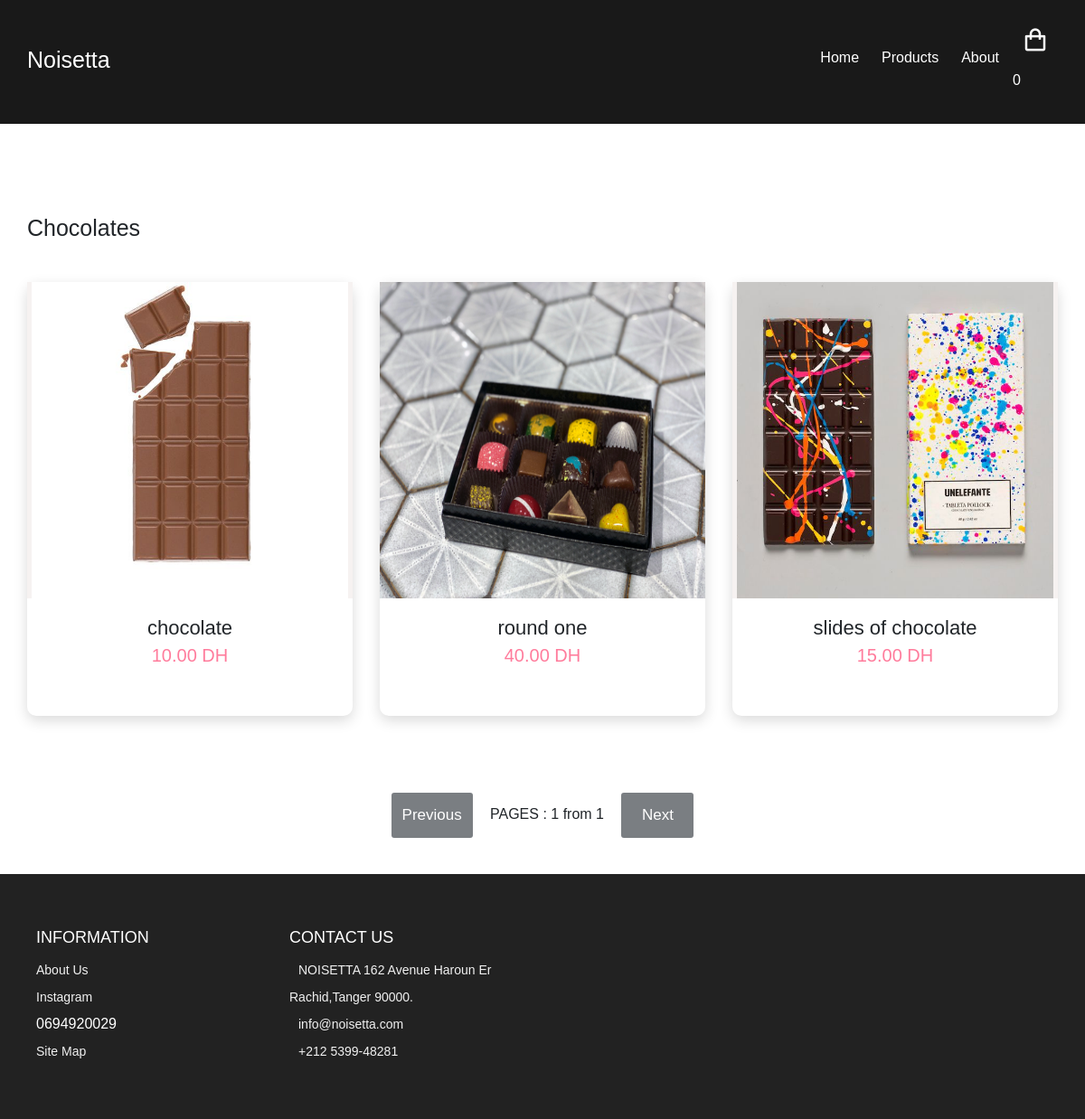
/chocolates/, run on the app's committed database.
### store/models.py (models this page shows, shortened)
class Product(models.Model):
    category = models.ForeignKey(Category,on_delete=models.SET_NULL,blank=True,null=True)
    category_name = models.CharField(max_length=100,null=True,blank=True)
    name = models.CharField(max_length=100,null=True)
    description = models.TextField(default="Good one to eat",blank=True,null=True)
    featured = models.BooleanField(default=False)
    price = models.DecimalField(max_digits=8,decimal_places=2)
    digital = models.BooleanField(default=False,blank=True,null=True)
    image = models.ImageField(null=True,blank=True)
    @property
    def imageURL(self):
        try:
            url = self.image.url
        except:
            url = ''
        return url

### store/views.py (the view)
# urls.py: path('chocolates/',chocolates,name="chocolates"),
def chocolates(request):
    if request.user.is_authenticated:
        customer = request.user.customer
        order , created = Order.objects.get_or_create(customer=customer,complete=False)
        items = order.orderitem_set.all()
        cartItems = order.get_cart_items
    else :
        items = []
        order = {'get_cart_total':0,'get_cart_items':0,'shipping':False}
        cartItems = order['get_cart_items']
    products = Product.objects.filter(category_name='chocolates')
    paginator = Paginator(products,5)
    page = request.GET.get('page')
    try:
        products = paginator.page(page)
    except PageNotAnInteger:
        products = paginator.page(1)
    except EmptyPage:
        products = paginator.page(paginator.num_pages)
    context = {
        'products' : products,
        'cartItems' : cartItems,
    }
    return render(request,'store/chocolates.html',context)

### store/templates/store/chocolates.html (shortened to what this page needs)
{% extends 'store/base.html' %}
{% load static %}
{% block content %}
<section class="section all-products" id="products">
    <div class="top container">
        <h1>Chocolates</h1>
    </div>
    <div class="product-center container">
        {% for product in products %}
        <div class="product">
            <div class="product-header">
                <img src="{{ product.imageURL}}" alt="">
            </div>
            <div class="product-footer">
                <a href="">
                    <h3>{{product.name}}</h3>
                </a>
                <h4 class="price">{{product.price}} DH</h4>
            </div>
        </div>
        {% endfor %}
    </div>
</section>
{% include 'store/pagination.html' with page=products %}
{% endblock %}

### static/css/main.css (style rules this page uses)
:root { --white: #fff; --black: #222; --pink: #f60091; --grey: #444; --grey2: #959595; --grey-alt: #d1e2e9; --yellow: #ffd800; --green: #59b210; }
*, *::before, *::after { margin: 0; padding: 0; box-sizing: inherit; }
html { scroll-behavior: smooth; box-sizing: border-box; font-size: 62.5%; }
body { font-family: "Poppins", sans-serif; font-size: 1.6rem; font-weight: 400; position: relative; z-index: 1; }
h1, h2, h3, h4 { font-weight: 500; }
a { color: inherit; text-decoration: none; }
img { max-width: 100%; }
.container { max-width: 120rem; margin: 0 auto; }
@media only screen and (max-width: 1200px) { .container { padding: 0 3rem; } }
.section { padding: 10rem 0 5rem 0; }
.product-center { display: grid; grid-template-columns: repeat(auto-fit, minmax(25rem, 1fr)); gap: 1rem 3rem; }
.product { height: 48rem; background-color: #fff; box-shadow: 0 0.5rem 1.5rem rgba(0, 0, 0, 0.15); border-radius: 1rem; text-align: center; transition: all 300ms ease-in-out; }
.product-header { position: relative; height: 35rem; background-color: #f6f2f1; transition: all 300ms ease-in-out; z-index: 0; }
.product-header img { height: 100%; }
.product-footer { padding: 2rem 1.6rem 1.6rem 1.6rem; }
.product-footer h3 { font-size: 2.2rem; }
.product-footer .price { color: #ff7c9c; font-size: 2rem; }
.section .top { display: flex; align-items: center; justify-content: space-between; margin-bottom: 4rem; }

### data on the page
Product: imageURL (picture), name "chocolate", price "10.00"
Product: imageURL (picture), name "round one", price "40.00"
Product: imageURL (picture), name "slides of chocolate", price "15.00"

### other printed values
{{ cartItems }} "0"
{{ page.number }} "1"
{{ page.paginator.num_pages }} "1"
